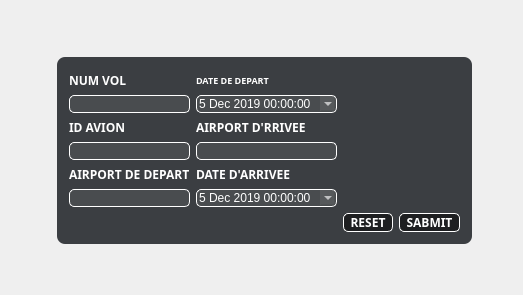
            <widget class="QWidget" name="ajouter_6">
             <property name="styleSheet">
              <string notr="true">#ajouter_6{
border-image:url(&quot;://sources/5e091504d54f03051e97575ea7e20a9d1.jpg&quot;);
background:#2b3947;
border:0;
}</string>
             </property>
             <attribute name="title">
              <string>Ajouter</string>
             </attribute>
             <layout class="QGridLayout" name="gridLayout_63">
              <item row="2" column="0">
               <spacer name="horizontalSpacer_51">
                <property name="orientation">
                 <enum>Qt::Horizontal</enum>
                </property>
                <property name="sizeHint" stdset="0">
                 <size>
                  <width>40</width>
                  <height>20</height>
                 </size>
                </property>
               </spacer>
              </item>
              <item row="2" column="2">
               <spacer name="horizontalSpacer_50">
                <property name="orientation">
                 <enum>Qt::Horizontal</enum>
                </property>
                <property name="sizeType">
                 <enum>QSizePolicy::Minimum</enum>
                </property>
                <property name="sizeHint" stdset="0">
                 <size>
                  <width>40</width>
                  <height>20</height>
                 </size>
                </property>
               </spacer>
              </item>
              <item row="3" column="1">
               <spacer name="verticalSpacer_49">
                <property name="orientation">
                 <enum>Qt::Vertical</enum>
                </property>
                <property name="sizeHint" stdset="0">
                 <size>
                  <width>20</width>
                  <height>40</height>
                 </size>
                </property>
               </spacer>
              </item>
              <item row="0" column="1">
               <spacer name="verticalSpacer_50">
                <property name="orientation">
                 <enum>Qt::Vertical</enum>
                </property>
                <property name="sizeHint" stdset="0">
                 <size>
                  <width>20</width>
                  <height>40</height>
                 </size>
                </property>
               </spacer>
              </item>
              <item row="2" column="1">
               <widget class="QGroupBox" name="groupBox_21">
                <property name="font">
                 <font>
                  <family>Cairo</family>
                  <weight>75</weight>
                  <bold>true</bold>
                 </font>
                </property>
                <property name="styleSheet">
                 <string notr="true">QGroupBox{
background-color:rgba(14,17,22,80%);
color:white;
border:0;
border-radius:8px;
}</string>
                </property>
                <property name="title">
                 <string/>
                </property>
                <layout class="QGridLayout" name="gridLayout_64">
                 <item row="0" column="0">
                  <layout class="QGridLayout" name="gridLayout_65">
                   <item row="1" column="2">
                    <layout class="QHBoxLayout" name="horizontalLayout_20"/>
                   </item>
                   <item row="1" column="1">
                    <layout class="QVBoxLayout" name="verticalLayout_27">
                     <item>
                      <widget class="QLabel" name="label_74">
                       <property name="font">
                        <font>
                         <family>Cairo</family>
                         <pointsize>7</pointsize>
                         <weight>75</weight>
                         <bold>true</bold>
                        </font>
                       </property>
                       <property name="styleSheet">
                        <string notr="true">QLabel{
color:white;
}</string>
                       </property>
                       <property name="text">
                        <string>DATE DE DEPART</string>
                       </property>
                      </widget>
                     </item>
                     <item>
                      <widget class="QDateTimeEdit" name="dateTimeEdit_5">
                       <property name="styleSheet">
                        <string notr="true">QDateTimeEdit{
        border-radius: 5px;
        color:white;
        background-color:rgba(255,255,255,7%);
border: 1px solid white;
}
/*QCalendarWidget QToolButton {
height: 60px;
width: 150px;
color: white;
font-size: 24px;
icon-size: 56px, 56px;
background-color: qlineargradient(x1:0, y1:0, x2:0, y2:1, stop: 0 #cccccc, stop: 1 #333333);
}
QCalendarWidget QMenu {
width: 150px;
left: 20px;
color: white;
font-size: 18px;
background-color: rgb(100, 100, 100);
}
QCalendarWidget QSpinBox {
width: 150px;
font-size:24px;
color: white;
background-color: qlineargradient(x1:0, y1:0, x2:0, y2:1, stop: 0 #cccccc, stop: 1 #333333);
selection-background-color: rgb(136, 136, 136);
selection-color: rgb(255, 255, 255);
}
QCalendarWidget QSpinBox::up-button { subcontrol-origin: border; subcontrol-position: top right; width:65px; }
QCalendarWidget QSpinBox::down-button {subcontrol-origin: border; subcontrol-position: bottom right; width:65px;}
QCalendarWidget QSpinBox::up-arrow { width:56px; height:56px; }
QCalendarWidget QSpinBox::down-arrow { width:56px; height:56px; }


QCalendarWidget QWidget { alternate-background-color: rgb(128, 128, 128); }


QCalendarWidget QAbstractItemView:enabled
{
font-size:24px;
color: rgb(180, 180, 180);
background-color: black;
selection-background-color: rgb(64, 64, 64);
selection-color: rgb(0, 255, 0);
}

QCalendarWidget QWidget#qt_calendar_navigationbar
{
background-color: qlineargradient(x1:0, y1:0, x2:0, y2:1, stop: 0 #cccccc, stop: 1 #333333);
}

QCalendarWidget QAbstractItemView:disabled
{
color: rgb(64, 64, 64);
}*/</string>
                       </property>
                       <property name="date">
                        <date>
                         <year>2019</year>
                         <month>12</month>
                         <day>5</day>
                        </date>
                       </property>
                       <property name="calendarPopup">
                        <bool>true</bool>
                       </property>
                      </widget>
                     </item>
                     <item>
                      <widget class="QLabel" name="label_73">
                       <property name="font">
                        <font>
                         <family>Cairo</family>
                         <weight>75</weight>
                         <bold>true</bold>
                        </font>
                       </property>
                       <property name="styleSheet">
                        <string notr="true">QLabel{
color:white;
}</string>
                       </property>
                       <property name="text">
                        <string>AIRPORT D'RRIVEE</string>
                       </property>
                      </widget>
                     </item>
                     <item>
                      <widget class="QLineEdit" name="lineEdit_49">
                       <property name="styleSheet">
                        <string notr="true">QLineEdit{
background-color:rgba(255,255,255,7%);
border:1 solid white;
border-radius:5px;
color:white;
}
QLineEdit:focus{
border: 2px solid red;
}</string>
                       </property>
                      </widget>
                     </item>
                     <item>
                      <widget class="QLabel" name="label_76">
                       <property name="font">
                        <font>
                         <family>Cairo</family>
                         <weight>75</weight>
                         <bold>true</bold>
                        </font>
                       </property>
                       <property name="styleSheet">
                        <string notr="true">QLabel{
color:white;
}</string>
                       </property>
                       <property name="text">
                        <string>DATE D'ARRIVEE</string>
                       </property>
                      </widget>
                     </item>
                     <item>
                      <widget class="QDateTimeEdit" name="dateTimeEdit_6">
                       <property name="styleSheet">
                        <string notr="true">QDateTimeEdit{
        border-radius: 5px;
        color:white;
        background-color:rgba(255,255,255,7%);
border: 1px solid white;
}
/*QCalendarWidget QToolButton {
height: 60px;
width: 150px;
color: white;
font-size: 24px;
icon-size: 56px, 56px;
background-color: qlineargradient(x1:0, y1:0, x2:0, y2:1, stop: 0 #cccccc, stop: 1 #333333);
}
QCalendarWidget QMenu {
width: 150px;
left: 20px;
color: white;
font-size: 18px;
background-color: rgb(100, 100, 100);
}
QCalendarWidget QSpinBox {
width: 150px;
font-size:24px;
color: white;
background-color: qlineargradient(x1:0, y1:0, x2:0, y2:1, stop: 0 #cccccc, stop: 1 #333333);
selection-background-color: rgb(136, 136, 136);
selection-color: rgb(255, 255, 255);
}
QCalendarWidget QSpinBox::up-button { subcontrol-origin: border; subcontrol-position: top right; width:65px; }
QCalendarWidget QSpinBox::down-button {subcontrol-origin: border; subcontrol-position: bottom right; width:65px;}
QCalendarWidget QSpinBox::up-arrow { width:56px; height:56px; }
QCalendarWidget QSpinBox::down-arrow { width:56px; height:56px; }


QCalendarWidget QWidget { alternate-background-color: rgb(128, 128, 128); }


QCalendarWidget QAbstractItemView:enabled
{
font-size:24px;
color: rgb(180, 180, 180);
background-color: black;
selection-background-color: rgb(64, 64, 64);
selection-color: rgb(0, 255, 0);
}

QCalendarWidget QWidget#qt_calendar_navigationbar
{
background-color: qlineargradient(x1:0, y1:0, x2:0, y2:1, stop: 0 #cccccc, stop: 1 #333333);
}

QCalendarWidget QAbstractItemView:disabled
{
color: rgb(64, 64, 64);
}*/</string>
                       </property>
                       <property name="date">
                        <date>
                         <year>2019</year>
                         <month>12</month>
                         <day>5</day>
                        </date>
                       </property>
                       <property name="calendarPopup">
                        <bool>true</bool>
                       </property>
                      </widget>
                     </item>
                    </layout>
                   </item>
                   <item row="2" column="2">
                    <layout class="QHBoxLayout" name="horizontalLayout_19">
                     <item>
                      <widget class="QPushButton" name="pushButton_38">
                       <property name="font">
                        <font>
                         <family>Cairo</family>
                         <weight>75</weight>
                         <bold>true</bold>
                        </font>
                       </property>
                       <property name="styleSheet">
                        <string notr="true">QPushButton{
background-color:rgba(0,0,0,50%);
color:white;
border:1 solid white;
border-radius: 5px;
}
QPushButton:hover{
background-color:rgba(255,0,0,50%);
color:black;
}</string>
                       </property>
                       <property name="text">
                        <string>  RESET  </string>
                       </property>
                      </widget>
                     </item>
                     <item>
                      <widget class="QPushButton" name="pushButton_39">
                       <property name="font">
                        <font>
                         <family>Cairo</family>
                         <weight>75</weight>
                         <bold>true</bold>
                        </font>
                       </property>
                       <property name="styleSheet">
                        <string notr="true">QPushButton{
background-color:rgba(0,0,0,50%);
color:white;
border:1 solid white;
border-radius: 5px;
}
QPushButton:hover{
background-color:rgba(0,255,0,50%);
color:black;
}</string>
                       </property>
                       <property name="text">
                        <string>  SABMIT  </string>
                       </property>
                      </widget>
                     </item>
                    </layout>
                   </item>
                   <item row="1" column="0">
                    <layout class="QVBoxLayout" name="verticalLayout_26">
                     <item>
                      <widget class="QLabel" name="label_69">
                       <property name="font">
                        <font>
                         <family>Cairo</family>
                         <weight>75</weight>
                         <bold>true</bold>
                        </font>
                       </property>
                       <property name="styleSheet">
                        <string notr="true">QLabel{
color:white;
}</string>
                       </property>
                       <property name="text">
                        <string>NUM VOL</string>
                       </property>
                      </widget>
                     </item>
                     <item>
                      <widget class="QLineEdit" name="t1_8">
                       <property name="styleSheet">
                        <string notr="true">QLineEdit{
background-color:rgba(255,255,255,7%);
border:1 solid white;
border-radius:5px;
color:white;
}
QLineEdit:focus{
border: 2px solid red;
}</string>
                       </property>
                      </widget>
                     </item>
                     <item>
                      <widget class="QLabel" name="label_70">
                       <property name="font">
                        <font>
                         <family>Cairo</family>
                         <weight>75</weight>
                         <bold>true</bold>
                        </font>
                       </property>
                       <property name="styleSheet">
                        <string notr="true">QLabel{
color:white;
}</string>
                       </property>
                       <property name="text">
                        <string>ID AVION</string>
                       </property>
                      </widget>
                     </item>
                     <item>
                      <widget class="QLineEdit" name="lineEdit_46">
                       <property name="styleSheet">
                        <string notr="true">QLineEdit{
background-color:rgba(255,255,255,7%);
border:1 solid white;
border-radius:5px;
color:white;
}
QLineEdit:focus{
border: 2px solid red;
}</string>
                       </property>
                      </widget>
                     </item>
                     <item>
                      <widget class="QLabel" name="label_72">
                       <property name="font">
                        <font>
                         <family>Cairo</family>
                         <weight>75</weight>
                         <bold>true</bold>
                        </font>
                       </property>
                       <property name="styleSheet">
                        <string notr="true">QLabel{
color:white;
}</string>
                       </property>
                       <property name="text">
                        <string>AIRPORT DE DEPART</string>
                       </property>
                      </widget>
                     </item>
                     <item>
                      <widget class="QLineEdit" name="lineEdit_48">
                       <property name="styleSheet">
                        <string notr="true">QLineEdit{
background-color:rgba(255,255,255,7%);
border:1 solid white;
border-radius:5px;
color:white;
}
QLineEdit:focus{
border: 2px solid red;
}</string>
                       </property>
                      </widget>
                     </item>
                    </layout>
                   </item>
                  </layout>
                 </item>
                </layout>
               </widget>
              </item>
              <item row="0" column="0">
               <widget class="QPushButton" name="pushButton_29">
                <property name="maximumSize">
                 <size>
                  <width>30</width>
                  <height>30</height>
                 </size>
                </property>
                <property name="styleSheet">
                 <string notr="true">QPushButton {
background-color: transparent;
border-image: url(://sources/return-button0.png);
background: none;
border: none;
background-repeat: none;
}
QPushButton:hover
{
   border-image: url(://sources/return-button1.png);
}</string>
                </property>
                <property name="text">
                 <string/>
                </property>
                <property name="iconSize">
                 <size>
                  <width>20</width>
                  <height>20</height>
                 </size>
                </property>
               </widget>
              </item>
             </layout>
            </widget>
